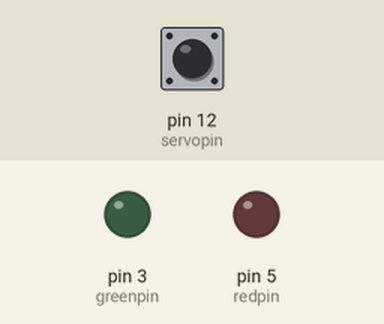
Simulated run of this sketch. Board: Arduino Uno, built with avr-gcc and run on an emulated ATmega328P. Shown: output pins drawn as LEDs (lit = HIGH). Inputs (shaded band) come from the test bench; at power-on: pin 12 (servopin) LOW.

Above: at 1.2 s.
1.3 s: pin 12 (servopin) pulsed HIGH 2 times (0.12 s each, 0.3 s apart)
At 2.1 s:
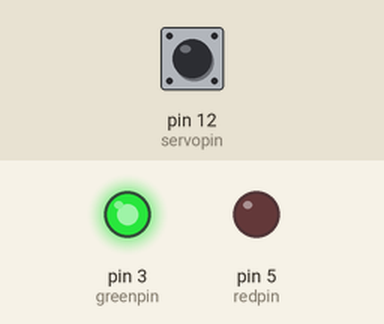
Timing chart, 0 to 4.3 s (numbered marks = the images above; inputs shaded):
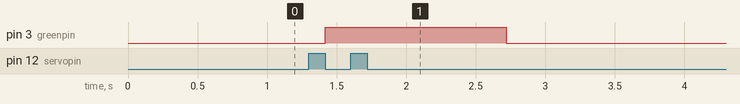

The sketch:

PitchLights.ino
```cpp
/*
  PitchLights
  Reads a PWM signal from a servo controller and controls LED lights based on servo command.
  Attach servo control line to pin 12,

*/

int servopin = 12;
int greenpin = 3;
int redpin = 5;
int servozero = 1455;
int servomax = 1900;
int servomin = 1100;
int ledBright = 0;

void setup() {
  Serial.begin(9600); //for debugging purposes
  pinMode(servopin,INPUT);
  pinMode(greenpin,OUTPUT);
  pinMode(redpin,OUTPUT);
}

void loop() {
  int servovalue = pulseIn(servopin,HIGH);
//  Serial.println(servovalue); //for debugging purposes
  if (servovalue != 0) {
    if (servovalue < servozero) {
      ledBright = map(servovalue,servozero,servomin,0,255);
      ledBright = constrain(ledBright,0,255);
      analogWrite(greenpin,ledBright);
      digitalWrite(redpin,LOW);
    }
    else {
      ledBright = map(servovalue,servozero,servomax,0,255);
      ledBright = constrain(ledBright,0,255);
      analogWrite(redpin,ledBright);
      digitalWrite(greenpin,LOW);
    }
//    Serial.println(ledBright);
  }
  else {
    digitalWrite(greenpin,LOW);
    digitalWrite(redpin,LOW);
  }
  delay(1);
}
```

Measured:
- after the input at 1.3 s, pin 3 (greenpin): LOW → HIGH after 0.12 s, → LOW 1.3 s later
